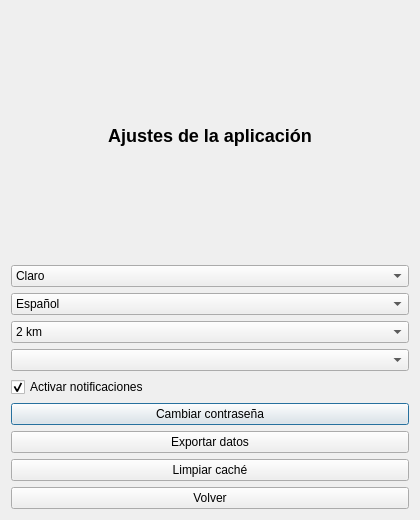
<?xml version="1.0" encoding="UTF-8"?>
<ui version="4.0">
 <class>VentanaAjustes</class>
 <widget class="QDialog" name="VentanaAjustes">
  <property name="geometry">
   <rect>
    <x>0</x>
    <y>0</y>
    <width>420</width>
    <height>520</height>
   </rect>
  </property>
  <property name="windowTitle">
   <string>Ajustes</string>
  </property>
  <layout class="QVBoxLayout" name="verticalLayout">
   <item>
    <widget class="QLabel" name="labelTitulo">
     <property name="styleSheet">
      <string>font-size: 18px; font-weight: bold;</string>
     </property>
     <property name="text">
      <string>Ajustes de la aplicación</string>
     </property>
     <property name="alignment">
      <set>Qt::AlignmentFlag::AlignCenter</set>
     </property>
    </widget>
   </item>
   <item>
    <widget class="QComboBox" name="comboTema">
     <item>
      <property name="text">
       <string>Claro</string>
      </property>
     </item>
     <item>
      <property name="text">
       <string>Oscuro</string>
      </property>
     </item>
    </widget>
   </item>
   <item>
    <widget class="QComboBox" name="comboIdioma">
     <item>
      <property name="text">
       <string>Español</string>
      </property>
     </item>
     <item>
      <property name="text">
       <string>Inglés</string>
      </property>
     </item>
    </widget>
   </item>
   <item>
    <widget class="QComboBox" name="comboRadio">
     <item>
      <property name="text">
       <string>2 km</string>
      </property>
     </item>
     <item>
      <property name="text">
       <string>5 km</string>
      </property>
     </item>
     <item>
      <property name="text">
       <string>10 km</string>
      </property>
     </item>
     <item>
      <property name="text">
       <string>20 km</string>
      </property>
     </item>
    </widget>
   </item>
   <item>
    <widget class="QComboBox" name="comboVehiculo"/>
   </item>
   <item>
    <widget class="QCheckBox" name="checkNotificaciones">
     <property name="text">
      <string>Activar notificaciones</string>
     </property>
     <property name="checkable">
      <bool>true</bool>
     </property>
     <property name="checked">
      <bool>true</bool>
     </property>
    </widget>
   </item>
   <item>
    <widget class="QPushButton" name="botonCambiarPassword">
     <property name="text">
      <string>Cambiar contraseña</string>
     </property>
    </widget>
   </item>
   <item>
    <widget class="QPushButton" name="botonExportar">
     <property name="text">
      <string>Exportar datos</string>
     </property>
    </widget>
   </item>
   <item>
    <widget class="QPushButton" name="botonLimpiarCache">
     <property name="text">
      <string>Limpiar caché</string>
     </property>
    </widget>
   </item>
   <item>
    <widget class="QPushButton" name="botonVolver">
     <property name="text">
      <string>Volver</string>
     </property>
    </widget>
   </item>
  </layout>
 </widget>
 <resources/>
 <connections/>
</ui>
